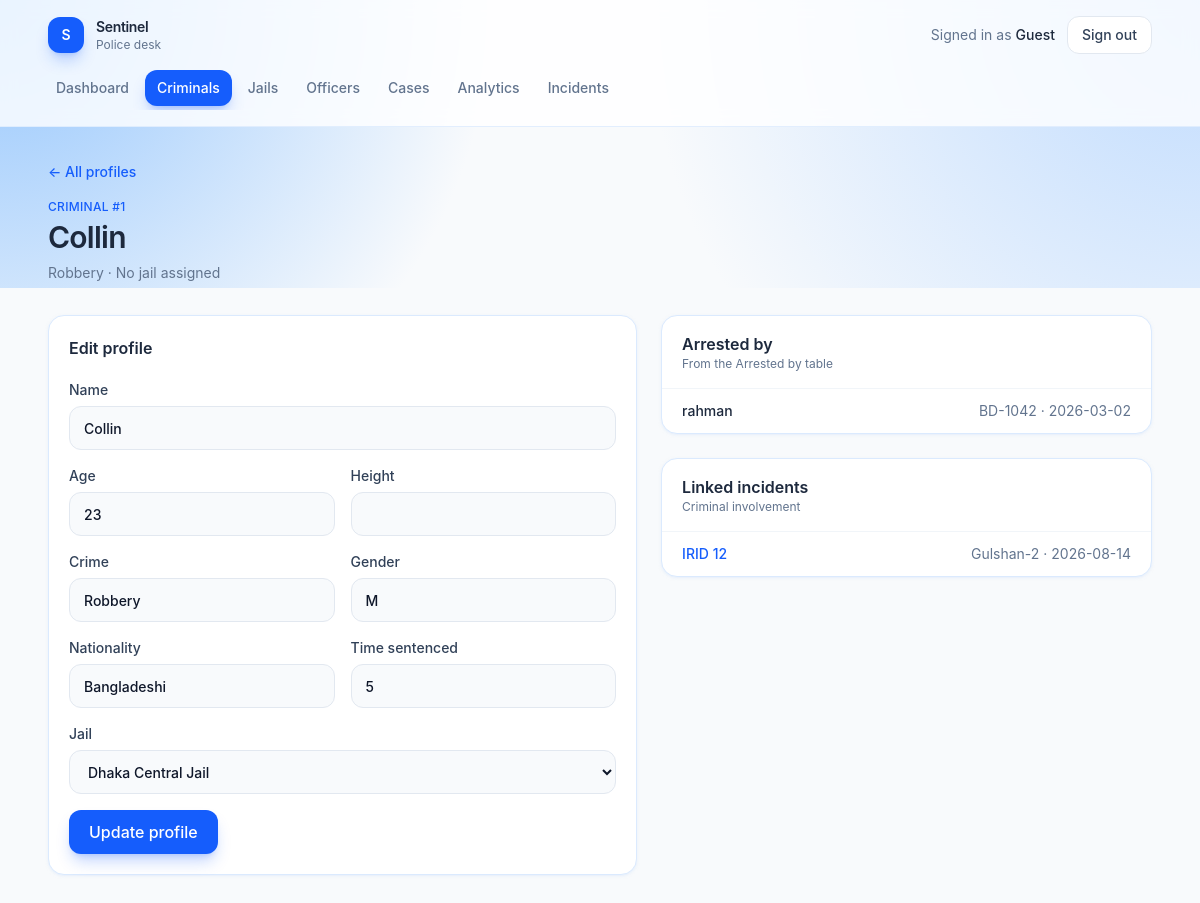
The page /criminals/1 (signed in) on the database as committed earlier.
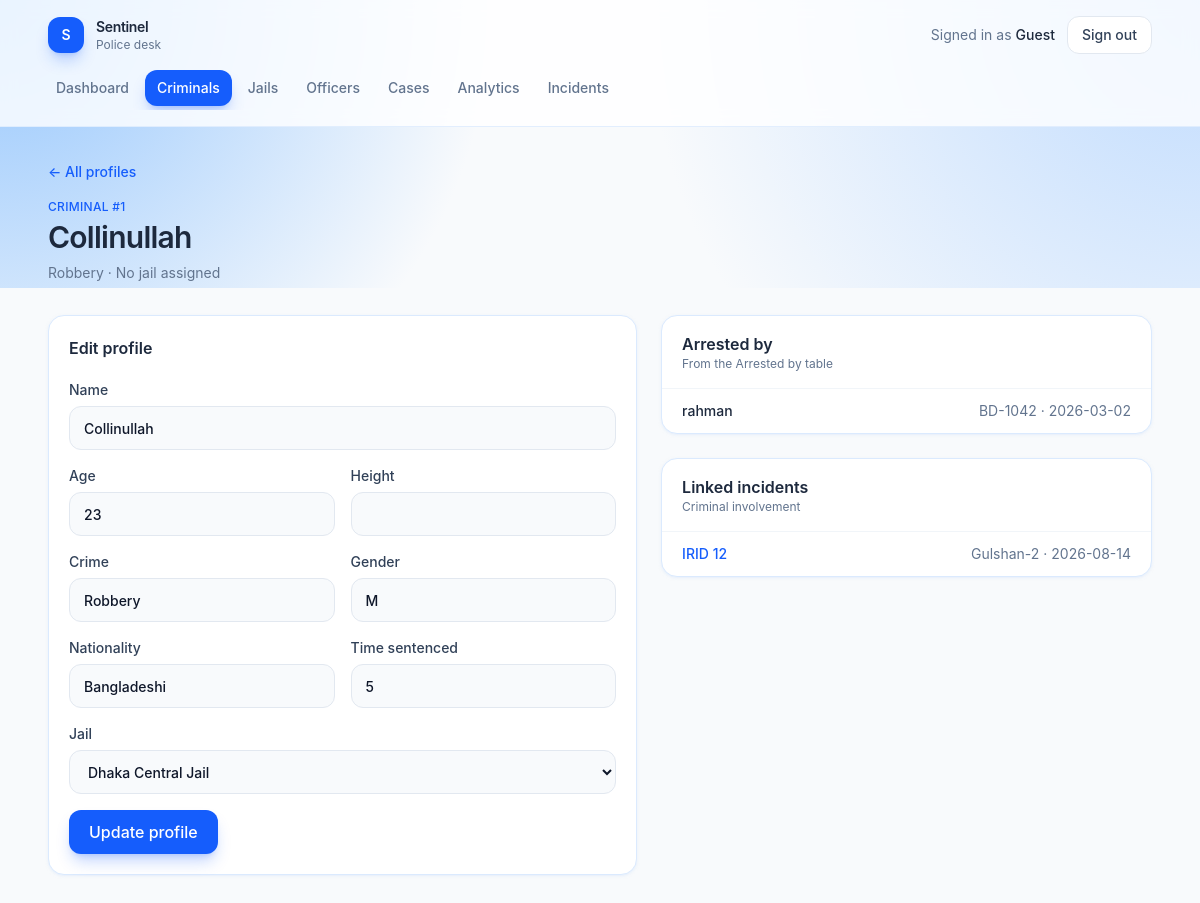
The same page on the database as committed later.
### tables this page shows
CREATE TABLE Criminal (
    CID INTEGER PRIMARY KEY,
    Name TEXT NOT NULL,
    Age INTEGER,
    Crime TEXT,
    Height REAL,
    Gender TEXT,
    Nationality TEXT,
    JID INTEGER,
    time_sentenced TEXT,
    FOREIGN KEY (JID) REFERENCES Jail(JID)
);

### app.py (the view, shortened to what this page needs)
@app.route("/criminals/<int:cid>", methods=["GET", "POST"])
def criminal_detail(cid):
    if not check_login():
            return redirect("/login")
    db = get_db()
    if request.method == "GET":
        criminal = db.execute("SELECT * FROM CRIMINAL WHERE CID = ?", (cid,)).fetchone()
        jail = db.execute("SELECT * FROM JAIL WHERE JID = ?", (criminal["JID"],)).fetchone()
        arrest = db.execute("SELECT * FROM 'Arrested By' WHERE CID = ?", (cid,)).fetchall()
        case = db.execute("SELECT * FROM 'Criminal Involvement' WHERE CID = ?", (cid,)).fetchall()
        return render_template("criminal_detail.html", criminal=criminal, jail=jail, arrest=arrest, case=case)

### app.py (called while the page is built)
def get_db():
    if "db" not in g:
        g.db = sqlite3.connect(app.config["DATABASE"])
        g.db.row_factory = sqlite3.Row
    return g.db

def check_login():
    if session.get("loggedin_UID") is None:
        return False
    return True

### templates/criminal_detail.html (shortened to what the changed rows need)
{% extends "app.html" %}
{% set criminal = criminal if criminal is defined else {
    "CID": 101, "Name": "Karim Uddin", "Age": 31, "Crime": "Theft", "Height": 170,
    "Gender": "M", "Nationality": "Bangladeshi", "JID": 1, "jail_name": "Dhaka Central Jail",
    "time_sentenced": "5 years"
} %}
{% set jails = jails if jails is defined else [{"JID": 1, "Name": "Dhaka Central Jail"}, {"JID": 2, "Name": "Kashimpur Central Jail"}] %}
{% set arrests = arrests if arrests is defined else [{"Date": "2026-03-02", "officer_name": "rahman", "badge_no": "BD-1042"}] %}
{% set cases = cases if cases is defined else [{"IRID": 12, "Date": "2026-08-14", "location": "Gulshan-2"}] %}
{% block page %}
<div class="mb-8">
    <a href="{{ url_for('criminals') }}" class="text-sm font-medium text-blue-600 hover:text-blue-700">← All profiles</a>
    <p class="mt-4 text-xs font-medium uppercase tracking-wide text-blue-600">Criminal #{{ criminal.CID }}</p>
    <h1 class="mt-1 text-3xl font-semibold tracking-tight text-slate-800">{{ criminal.Name }}</h1>
    <p class="mt-2 text-sm text-slate-500">{{ criminal.Crime or "Unspecified crime" }} · {{ criminal.jail_name or "No jail assigned" }}</p>
</div>
<div class="grid gap-6 lg:grid-cols-[minmax(0,1.2fr)_minmax(0,1fr)]">
    <article class="rounded-2xl border border-blue-100 bg-white p-5 shadow-sm shadow-blue-100/50">
        <h2 class="font-semibold text-slate-800">Edit profile</h2>
        <form action="{{ url_for('criminal_detail', cid=criminal.CID) }}" method="post" class="mt-5 grid gap-4 sm:grid-cols-2">
            <label class="flex flex-col gap-1.5 text-sm font-medium text-slate-700 sm:col-span-2">
                Name
                <input type="text" name="Name" value="{{ criminal.Name }}" required class="h-11 rounded-xl border border-slate-200 bg-slate-50 px-3.5 outline-none focus:border-blue-500 focus:bg-white focus:ring-4 focus:ring-blue-100">
            </label>
            <label class="flex flex-col gap-1.5 text-sm font-medium text-slate-700">
                Age
                <input type="number" name="Age" value="{{ criminal.Age or '' }}" class="h-11 rounded-xl border border-slate-200 bg-slate-50 px-3.5 outline-none focus:border-blue-500 focus:bg-white focus:ring-4 focus:ring-blue-100">
            </label>
            <label class="flex flex-col gap-1.5 text-sm font-medium text-slate-700">
                Crime
                <input type="text" name="Crime" value="{{ criminal.Crime or '' }}" class="h-11 rounded-xl border border-slate-200 bg-slate-50 px-3.5 outline-none focus:border-blue-500 focus:bg-white focus:ring-4 focus:ring-blue-100">
            </label>
            <label class="flex flex-col gap-1.5 text-sm font-medium text-slate-700">
                Gender
                <input type="text" name="Gender" value="{{ criminal.Gender or '' }}" class="h-11 rounded-xl border border-slate-200 bg-slate-50 px-3.5 outline-none focus:border-blue-500 focus:bg-white focus:ring-4 focus:ring-blue-100">
            </label>
            <label class="flex flex-col gap-1.5 text-sm font-medium text-slate-700">
                Nationality
                <input type="text" name="Nationality" value="{{ criminal.Nationality or '' }}" class="h-11 rounded-xl border border-slate-200 bg-slate-50 px-3.5 outline-none focus:border-blue-500 focus:bg-white focus:ring-4 focus:ring-blue-100">
            </label>
            <label class="flex flex-col gap-1.5 text-sm font-medium text-slate-700">
                Time sentenced
                <input type="text" name="time_sentenced" value="{{ criminal.time_sentenced or '' }}" class="h-11 rounded-xl border border-slate-200 bg-slate-50 px-3.5 outline-none focus:border-blue-500 focus:bg-white focus:ring-4 focus:ring-blue-100">
            </label>
            <label class="flex flex-col gap-1.5 text-sm font-medium text-slate-700 sm:col-span-2">
                Jail
                <select name="JID" class="h-11 rounded-xl border border-slate-200 bg-slate-50 px-3.5 outline-none focus:border-blue-500 focus:bg-white focus:ring-4 focus:ring-blue-100">
                    {% for jail in jails %}
                    <option value="{{ jail.JID }}" {% if criminal.JID == jail.JID %}selected{% endif %}>{{ jail.Name }}</option>
                    {% endfor %}
                </select>
            </label>
        </form>
    </article>
    <div class="flex flex-col gap-6">
        <article class="overflow-hidden rounded-2xl border border-blue-100 bg-white shadow-sm shadow-blue-100/50">
            <div class="border-b border-slate-100 px-5 py-4">
                <h2 class="font-semibold text-slate-800">Arrested by</h2>
            </div>
        </article>
        <article class="overflow-hidden rounded-2xl border border-blue-100 bg-white shadow-sm shadow-blue-100/50">
            <div class="border-b border-slate-100 px-5 py-4">
                <h2 class="font-semibold text-slate-800">Linked incidents</h2>
            </div>
        </article>
    </div>
</div>
{% endblock %}

Rows that differ between the two databases and show on the page:
changed Criminal "Robbery": Name "Collin" → "Collinullah"
